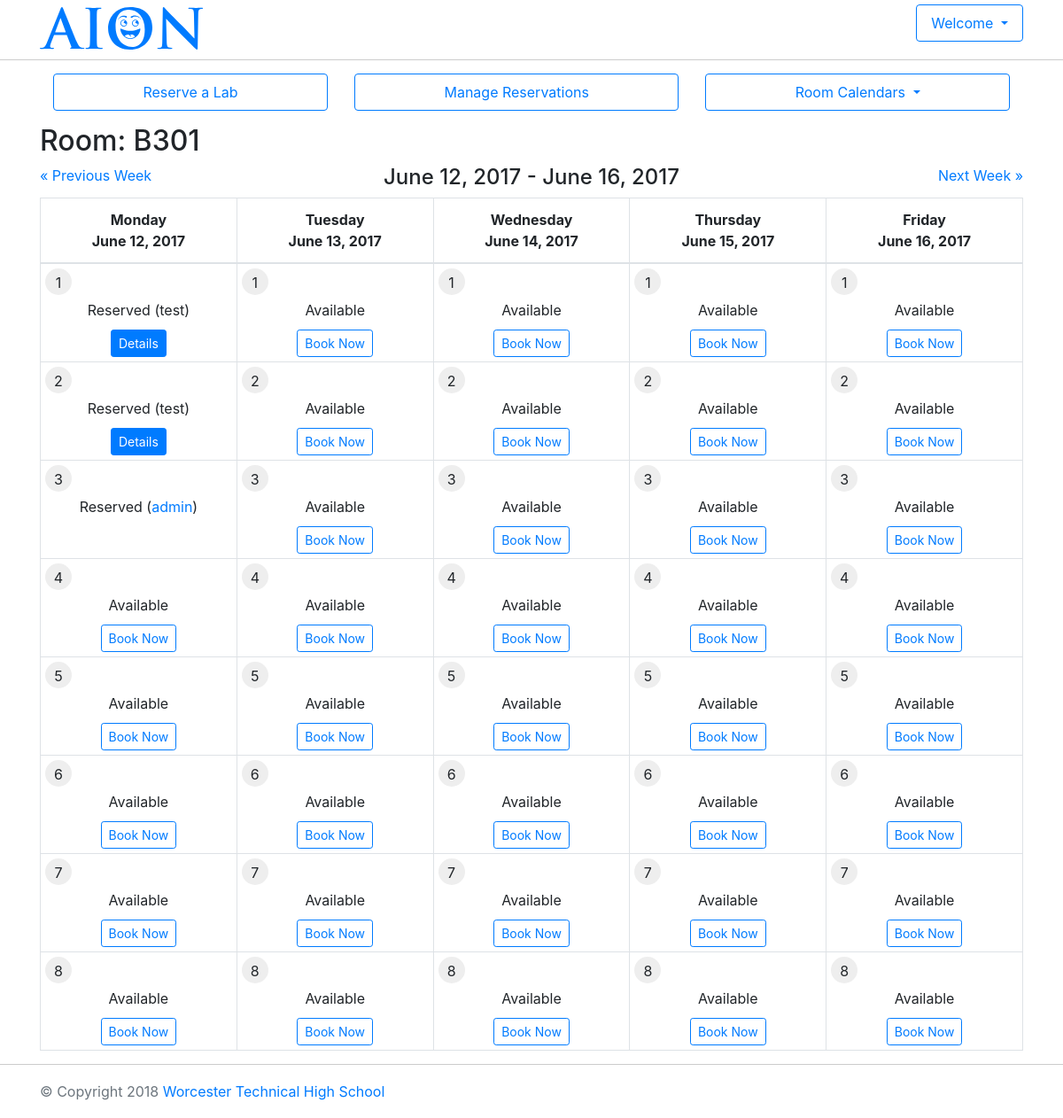
Screenshot of /labreserve/room/1/2017/06/12/ (signed in) with the database file from the repository.
### labreserve/models.py (models this page shows, shortened)
class Room(models.Model):
    room_text = models.CharField(max_length=10)
    room_no_of_computers = models.IntegerField(default=0)
    room_description = models.CharField(max_length=200)
    room_has_projector = models.BooleanField(default=False)
    class Meta:
        permissions = (('room_admin', 'Can Add, Edit, Delete Rooms'),)
    def __str__(self):
        return self.room_text

class Booking(models.Model):
    periods = (
        (1, '1st Period'),
        (2, '2nd Period'),
        (3, '3rd Period'),
        (4, '4th Period'),
        (5, '5th Period'),
        (6, '6th Period'),
        (7, '7th Period'),
        (8, '8th Period'),
    )
    room = models.ForeignKey(Room, on_delete=models.CASCADE)
    booking_owner = models.ForeignKey(User)
    booking_date = models.DateField(('Reservation Date'))#, default=date.today )
    booking_client = models.CharField(('Reserved For'), max_length=200)
    booking_period = models.IntegerField(('Period'), choices=periods, default=1)
    class Meta:
        unique_together = [
            ("booking_date", "booking_period", "room")
        ]
        default_permissions = ('add', 'change', 'delete', 'view')
    def get_absolute_url(self):
        return reverse('booking-detail', args=[str(self.id)])

### labreserve/views.py (the view)
# urls.py: url(r'^room/(?P<room>\d+)/(?P<year>[0-9]{4})/(?P<month>[0-9]{2})/(?P<day>[0-9]{2})/$', views.room_view, name='room'),
@login_required
def room_view( request, room, year, month, day ):
  lab_room = get_object_or_404( Room, pk=room )
  requested_date = datetime.datetime.strptime( year+month+day, "%Y%m%d" ).date()
  monday = requested_date + datetime.timedelta(days=-requested_date.weekday(), weeks=0)
  tuesday = monday + datetime.timedelta(days=+1)
  wednesday = tuesday + datetime.timedelta(days=+1)
  thursday = wednesday + datetime.timedelta(days=+1)
  friday = thursday + datetime.timedelta(days=+1)
  prev_week = monday + datetime.timedelta(days=-7)
  next_week = monday + datetime.timedelta(days=+7)
  booking_list = Booking.objects.filter( Q(room=lab_room),Q(booking_date__gte = monday), Q(booking_date__lte = friday) )
  context = {
    'room': room,
    'room_name': lab_room,
    'monday': monday,
    'tuesday': tuesday, # start_date + relativedelta(days=5)
    'wednesday': wednesday,
    'thursday': thursday,
    'friday': friday,
    'prev_week': prev_week.strftime("%Y/%m/%d"),
    'next_week': next_week.strftime("%Y/%m/%d"),
    'booking_list' : booking_list,
  }
  return render( request, 'labreserve/room.html', context )

### labreserve/templates/labreserve/room.html (shortened to what this page needs)
{% extends "base.html" %}
{% load labreserve_extras %}
{% block content %}
<div class="row">
  <div class="col">
    <h2>Room: {{ room_name }}</h2>
  </div>
</div>
<div class="row">
  <div class="col">
    <a href="/labreserve/room/{{ room }}/{{ prev_week }}/">
      &laquo; Previous Week
    </a>
  </div>
  <div class="col text-center">
    <h4>{{ monday }} - {{ friday }}</h4>
  </div>
  <div class="col text-right">
    <a href="/labreserve/room/{{ room }}/{{ next_week }}/">
      Next Week &raquo;
    </a>
  </div>
</div>
<div class="row">
  <div class="col">
    <table class="table table-bordered">
      <thead>
        <tr>
          <th>Monday<br>{{ monday }}</th>
          <th>Tuesday<br>{{ tuesday }}</th>
          <th>Wednesday<br>{{ wednesday }}</th>
          <th>Thursday<br>{{ thursday }}</th>
          <th>Friday<br>{{ friday }}</th>
        </tr>
      </thead>
      <tbody>
        {% autoescape off %}
        <tr>
          <td>{% period_field booking_list monday 1 request.user room %}</td>
          <td>{% period_field booking_list tuesday 1 request.user room %}</td>
          <td>{% period_field booking_list wednesday 1 request.user room %}</td>
          <td>{% period_field booking_list thursday 1 request.user room %}</td>
          <td>{% period_field booking_list friday 1 request.user room %}</td>
        </tr>
        <tr>
          <td>{% period_field booking_list monday 2 request.user room %}</td>
          <td>{% period_field booking_list tuesday 2 request.user room %}</td>
          <td>{% period_field booking_list wednesday 2 request.user room %}</td>
          <td>{% period_field booking_list thursday 2 request.user room %}</td>
          <td>{% period_field booking_list friday 2 request.user room %}</td>
        </tr>
        <tr>
          <td>{% period_field booking_list monday 3 request.user room %}</td>
          <td>{% period_field booking_list tuesday 3 request.user room %}</td>
          <td>{% period_field booking_list wednesday 3 request.user room %}</td>
          <td>{% period_field booking_list thursday 3 request.user room %}</td>
          <td>{% period_field booking_list friday 3 request.user room %}</td>
        </tr>
        <tr>
          <td>{% period_field booking_list monday 4 request.user room %}</td>
          <td>{% period_field booking_list tuesday 4 request.user room %}</td>
          <td>{% period_field booking_list wednesday 4 request.user room %}</td>
          <td>{% period_field booking_list thursday 4 request.user room %}</td>
          <td>{% period_field booking_list friday 4 request.user room %}</td>
        </tr>
        <tr>
          <td>{% period_field booking_list monday 5 request.user room %}</td>
          <td>{% period_field booking_list tuesday 5 request.user room %}</td>
          <td>{% period_field booking_list wednesday 5 request.user room %}</td>
          <td>{% period_field booking_list thursday 5 request.user room %}</td>
          <td>{% period_field booking_list friday 5 request.user room %}</td>
        </tr>
        <tr>
          <td>{% period_field booking_list monday 6 request.user room %}</td>
          <td>{% period_field booking_list tuesday 6 request.user room %}</td>
          <td>{% period_field booking_list wednesday 6 request.user room %}</td>
          <td>{% period_field booking_list thursday 6 request.user room %}</td>
          <td>{% period_field booking_list friday 6 request.user room %}</td>
        </tr>
        <tr>
          <td>{% period_field booking_list monday 7 request.user room %}</td>
          <td>{% period_field booking_list tuesday 7 request.user room %}</td>
          <td>{% period_field booking_list wednesday 7 request.user room %}</td>
          <td>{% period_field booking_list thursday 7 request.user room %}</td>
          <td>{% period_field booking_list friday 7 request.user room %}</td>
        </tr>
        <tr>
          <td>{% period_field booking_list monday 8 request.user room %}</td>
          <td>{% period_field booking_list tuesday 8 request.user room %}</td>
          <td>{% period_field booking_list wednesday 8 request.user room %}</td>
          <td>{% period_field booking_list thursday 8 request.user room %}</td>
          <td>{% period_field booking_list friday 8 request.user room %}</td>
        </tr>
        {% endautoescape %}
      </tbody>
    </table>
  </div>
</div>
{% endblock %}

### labreserve/templates/base.html (shortened to what this page needs)
{% load static %}
<!DOCTYPE html>
<html lang="en">
  <head>
    <link
      rel="stylesheet"
      href="https://maxcdn.bootstrapcdn.com/bootstrap/4.0.0-beta.3/css/bootstrap.min.css"
>
    <link rel="stylesheet" type="text/css" href="{% static 'labreserve/style.css' %}" />
  </head>
  <body>
      <header class="header">
        <div class="container">
        <h1 class="brand float-left">
          <a href="{% url 'index' %}">
            <img src="{% static 'labreserve/aion-logo.svg' %}" alt="Aion logo">
          </a>
        </h1>
          <ul class="nav nav-pills justify-content-end">
            {% if user.is_authenticated  %}
            <li class="nav-item dropdown">
              <a class="nav-link dropdown-toggle"
                data-toggle="dropdown"
                href="#" role="button" aria-haspopup="true" aria-expanded="false">
                  Welcome {{ user.first_name }}
              </a>
            </li>
            {% else %}
            <li class="nav-item"><a class="nav-link" href="{% url 'login' %}">Login</a>
            {% endif %}
          </ul>
        </div>
      </header>
      {% if user.is_authenticated  %}
      <div class="container user-nav">
        <ul class="nav nav-pills nav-fill">
          <li class="nav-item"><a class="nav-link" href="{% url 'booking_create' %}">Reserve a Lab</a></li>
          <li class="nav-item"><a class="nav-link" href="{% url 'booking_manage' %}">Manage Reservations</a>
          <li class="nav-item dropdown">
            <a class="nav-link dropdown-toggle"
              data-toggle="dropdown"
              href="#" role="button" aria-haspopup="true" aria-expanded="false">
                Room Calendars
            </a>
          </li>
        </ul>
      </div>
      {% endif %}
      <main class="container main">
      {% block content %}{% endblock %}
      </main>
      <footer class="footer">
        <div class="container"><div class="row"><div class="col">
          <span class="text-muted">&copy; Copyright {% now "Y" %} <a href="http://techhigh.us">Worcester Technical High School</a></span>
        </div></div></div>
      </footer>
  </body>
</html>

### labreserve/static/labreserve/style.css (style rules this page uses)
html { position: relative; min-height: 100%; }
body { margin-bottom: 60px; }
.footer { margin:0; position: absolute; bottom: 0; width:100%; border-top: 1px #ccc solid; line-height: 60px; }
.header { padding-top:5px; padding-bottom: 20px; width: 100%; border-bottom: 1px #ccc solid; }
.brand a { text-decoration: none; }
.table>tbody>tr>td, .table>tbody>tr>th, .table>tfoot>tr>td, .table>tfoot>tr>th, .table>thead>tr>td, .table>thead>tr>th { text-align: center; width:20%; }
.table>tbody>tr>td, .table>tbody>tr>th { padding:0; }
.period { margin-left: 5px; margin-top: 5px; width:30px; height:30px; padding-top:4px; background-color: #eee; border-radius: 100px; }
.booking-control { padding:5px; }
.booking-text { padding: 5px; }
.nav-link { border: #007bff 1px solid; }
.user-nav .nav-link { margin:15px; }

### rows the page displays
Room: room_text "B301"
Booking: booking_date+booking_period+booking_owner "1 Reserved (test) Details", booking_date.booking_date "1 Available Book Now", booking_date+booking_period "2 Reserved (test) Details", booking_date.booking_date "2 Available Book Now", booking_date+booking_period "3 Reserved ( admin )", booking_date.booking_date "3 Available Book Now", booking_date+booking_period "4 Available Book Now", booking_date.booking_date "4 Available Book Now", booking_date+booking_period "5 Available Book Now", booking_date.booking_date "5 Available Book Now", booking_date+booking_period "6 Available Book Now", booking_date.booking_date "6 Available Book Now", booking_date+booking_period "7 Available Book Now", booking_date.booking_date "7 Available Book Now", booking_date+booking_period "8 Available Book Now", booking_date.booking_date "8 Available Book Now"

### other values shown
{{ monday }} "June 12, 2017"
{{ friday }} "June 16, 2017"
{{ tuesday }} "June 13, 2017"
{{ wednesday }} "June 14, 2017"
{{ thursday }} "June 15, 2017"
